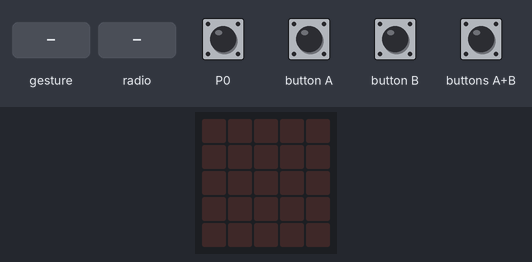
This program was run on a simulated Calliope mini (MakeCode). On the bench: the board's 5×5 LED display. Inputs (shaded band) come from the test bench. Random numbers come from a fixed seed; a tilt is held for 1.5 s and a shake lasts 1 s, then the board lies face up again.

Above: at 1.2 s.
1.3 s: touch pin P0 pressed for 0.15 s
At 2.5 s:
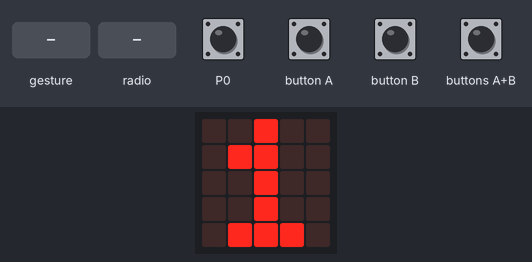
2.9 s: gesture 'shake'
At 4.1 s:
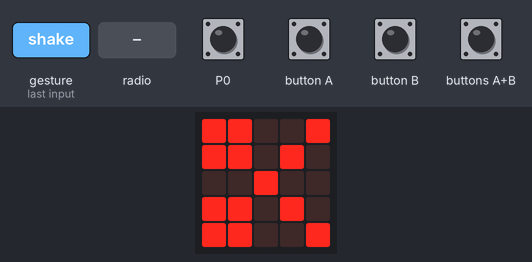
4.6 s: radio message "2" arrives
At 5.2 s:
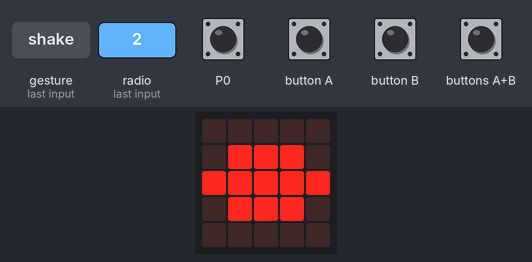
6.1 s: radio message "3" arrives
At 6.4 s:
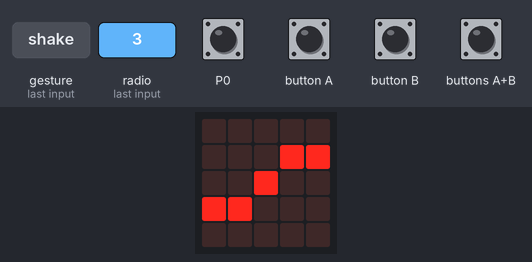
9.2 s: touch pin P0 pressed for 1 s
At 9.9 s:
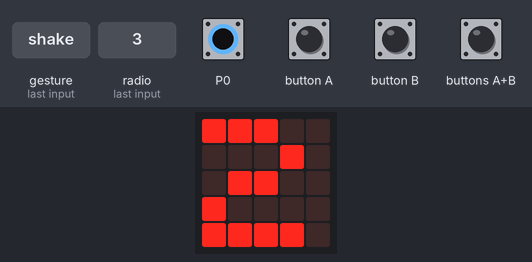
Timing chart, 0 to 12.2 s (numbered marks = the images above; inputs shaded):
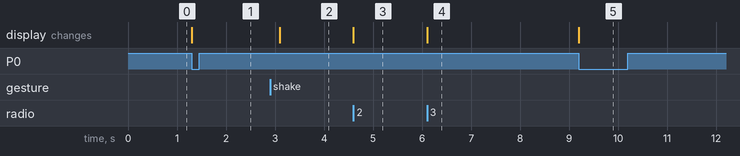

Measured:
- after the input at 1.3 s, the display: changes at once (image 1)
- after the input at 2.9 s, the display: changes after 0.20 s (image 2)
- after the input at 4.6 s, the display: changes at once (image 3)
- after the input at 6.1 s, the display: changes at once (image 4)
- after the input at 9.2 s, the display: changes at once (image 5)

The program:

main.ts
```typescript
radio.onReceivedNumber(function (receivedNumber) {
    if (receivedNumber == 1) {
        basic.showLeds(`
            # # . . #
            # # . # .
            . . # . .
            # # . # .
            # # . . #
            `)
    } else if (receivedNumber == 2) {
        basic.showLeds(`
            . . . . .
            . # # # .
            # # # # #
            . # # # .
            . . . . .
            `)
    } else {
        basic.showLeds(`
            . . . . .
            . . . # #
            . . # . .
            # # . . .
            . . . . .
            `)
    }
})
input.onButtonEvent(Button.A, input.buttonEventClick(), function () {
    radio.sendNumber(1)
})
input.onButtonEvent(Button.AB, input.buttonEventClick(), function () {
    radio.sendNumber(3)
})
input.onButtonEvent(Button.B, input.buttonEventClick(), function () {
    radio.sendNumber(2)
})
input.onGesture(Gesture.Shake, function () {
    Zufallszahl = randint(1, 3)
    if (Zufallszahl == 1) {
        basic.showLeds(`
            # # . . #
            # # . # .
            . . # . .
            # # . # .
            # # . . #
            `)
    } else if (Zufallszahl == 2) {
        basic.showLeds(`
            . . . . .
            . # # # .
            # # # # #
            . # # # .
            . . . . .
            `)
    } else {
        basic.showLeds(`
            . . . . .
            . . . # #
            . . # . .
            # # . . .
            . . . . .
            `)
    }
})
input.onPinTouchEvent(TouchPin.P0, input.buttonEventDown(), function () {
    Punkte += 1
    basic.showNumber(Punkte)
})
let Zufallszahl = 0
let Punkte = 0
radio.setGroup(12)
Punkte = 0
```

test.ts
```typescript
// Hier kann man Tests durchführen; diese Datei wird nicht kompiliert, wenn dieses Paket als Erweiterung verwendet wird.
```
